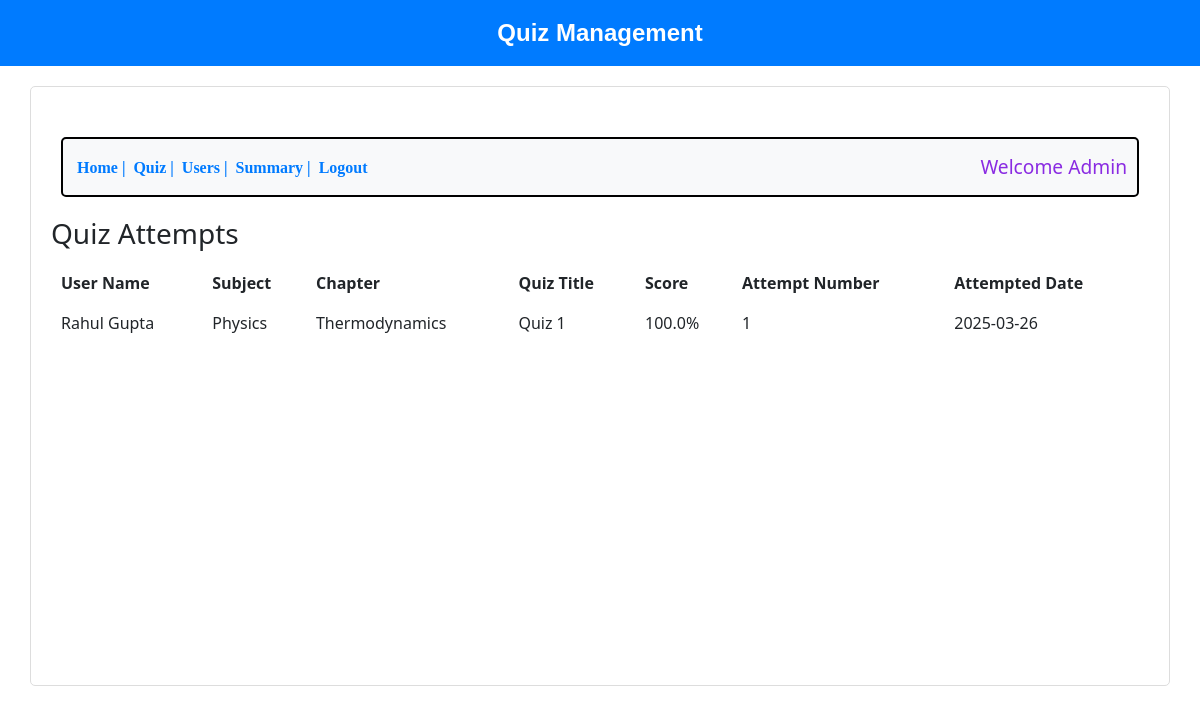
Page /quiz-mgmt on the earlier database version.
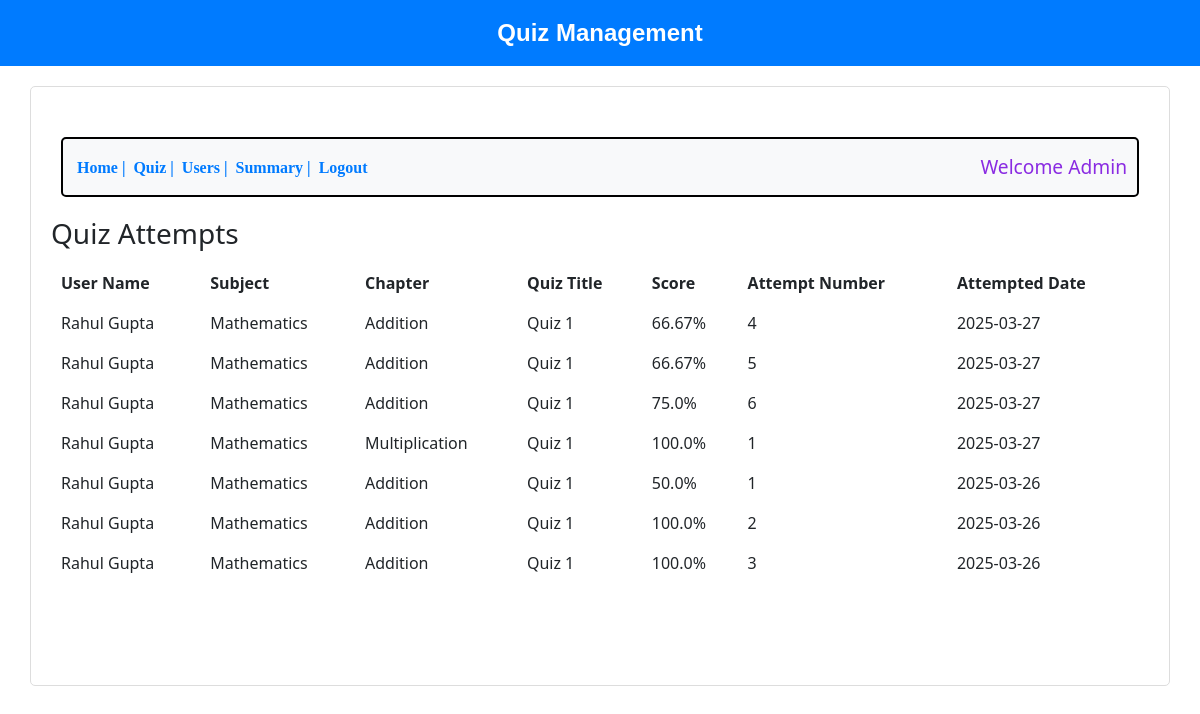
Same page on the later database version.
### backend/models.py (models this page shows, shortened)
class Score(db.Model):
    __tablename__ = "scores"
    id = db.Column(db.Integer, primary_key=True)
    user_id = db.Column(db.Integer, db.ForeignKey("user_info.id"), nullable=False)
    quiz_id = db.Column(db.Integer, db.ForeignKey("quizzes.id"), nullable=False)
    score = db.Column(db.Float, nullable=False)  # Score as a percentage
    attempt_date = db.Column(db.String, nullable=False)  # Store as string (e.g., "2025-03-01")
    user = db.relationship("User", backref="scores")
    quiz = db.relationship("Quiz", backref="scores")

class User(db.Model):
    __tablename__ = "user_info"
    id = db.Column(db.Integer, primary_key=True)
    email = db.Column(db.String, unique=True, nullable=False)
    pwd = db.Column(db.String, nullable=False)
    full_name = db.Column(db.String, nullable=True)
    qual = db.Column(db.String, nullable=True)
    dob = db.Column(db.String, nullable=True)
    role = db.Column(db.Integer, nullable=False, default=1)  # 0 for admin, 1 for regular user

class Subject(db.Model):
    __tablename__ = "subjects"
    id = db.Column(db.Integer, primary_key=True)
    name = db.Column(db.String, nullable=False, unique=True)
    desc = db.Column(db.String, nullable=False, unique=True)
    chapters = db.relationship('Chapter', backref='subject', lazy='dynamic')

class Chapter(db.Model):
    __tablename__ = "chapters"
    id = db.Column(db.Integer, primary_key=True)
    name = db.Column(db.String, nullable=False)
    desc = db.Column(db.String, nullable=False)
    subject_id = db.Column(db.Integer, db.ForeignKey('subjects.id'), nullable=False)
    questions = db.relationship('Question', backref='chapter', lazy='dynamic')

class Quiz(db.Model):
    __tablename__ = "quizzes"
    id = db.Column(db.Integer, primary_key=True)
    title = db.Column(db.String, nullable=False)
    subject_id = db.Column(db.Integer, db.ForeignKey("subjects.id"), nullable=False)
    chapter_id = db.Column(db.Integer, db.ForeignKey("chapters.id"), nullable=False)
    duration = db.Column(db.String, nullable=False)  # Store as string (e.g., "00:10")
    created_by_id = db.Column(db.Integer, db.ForeignKey("user_info.id"), nullable=False)
    is_active = db.Column(db.Boolean, default=True)
    created_at = db.Column(db.String, nullable=False, default=datetime.now().strftime("%Y-%m-%d"))
    subject = db.relationship("Subject", backref="quizzes")
    chapter = db.relationship("Chapter", backref="quizzes")
    created_by = db.relationship("User", backref="quizzes_created")

### backend/controllers.py (the view)
@app.route("/quiz-mgmt")
def quiz_management():
    all_attempts = Score.query.join(User).join(Quiz).join(Subject).join(Chapter).order_by(Score.attempt_date.asc()).all()
    attempt_counts = {}
    for attempt in all_attempts:
        key = (attempt.user_id, attempt.quiz_id)
        if key not in attempt_counts:
            attempt_counts[key] = 0
        attempt_counts[key] += 1
        attempt.attempt_number = attempt_counts[key]
    all_attempts.sort(key=lambda x: x.attempt_date, reverse=True)
    name = request.args.get('email', 'Admin')
    return render_template("quiz-mgmt.html", name=name, attempts=all_attempts)

### templates/quiz-mgmt.html (shortened to what this page needs)
<!DOCTYPE html>
<html lang="en">
<head>
    <link rel="stylesheet" href="/static/style.css">
    <link rel="stylesheet" href="https://cdnjs.cloudflare.com/ajax/libs/bootstrap/5.3.2/css/bootstrap.min.css">
</head>
<body>
    <header class="header2">Quiz Management</header>
    <div class="bordertime">
        <div class="button-container">
            <a href="/admin_dash"><button class="nav-button">Home |</button></a>
            <a href="/quiz-mgmt"><button class="nav-button">Quiz |</button></a>
            <a href="/show_user"><button class="nav-button">Users |</button></a>
            <a href="/summary_charts"><button class="nav-button">Summary |</button></a>
            <a href="/login"><button class="nav-button">Logout</button></a>
            <h4 class="text">Welcome {{ name }}</h4>
        </div>
        <h3>Quiz Attempts</h3>
        <table>
            <thead>
                <tr>
                    <th>User Name</th>
                    <th>Subject</th>
                    <th>Chapter</th>
                    <th>Quiz Title</th>
                    <th>Score</th>
                    <th>Attempt Number</th>
                    <th>Attempted Date</th>
                </tr>
            </thead>
            <tbody>
                {% for attempt in attempts %}
                <tr>
                    <td>{{ attempt.user.full_name }}</td>
                    <td>{{ attempt.quiz.subject.name }}</td>
                    <td>{{ attempt.quiz.chapter.name }}</td>
                    <td>{{ attempt.quiz.title }}</td>
                    <td>{{ attempt.score | round(2) }}%</td>
                    <td>{{ attempt.attempt_number }}</td>
                    <td>{{ attempt.attempt_date }}</td>
                </tr>
                {% endfor %}
            </tbody>
        </table>
</body>
</html>

### static/style.css (style rules this page uses)
table { width: 100%; border-collapse: collapse; }
th, td { text-align: left; padding: 8px; }
th { font-weight: bold; text-align: center; }
.bordertime { border: 2px solid black; border-radius: 20px; height: 600px; }
.button-container { padding-left: 20px; display: flex; align-items: center; border: 2px solid black; height: 60px; border-radius: 10px; border-radius: 20px; margin-top: 30px; margin-left: 10px; margin-right: 10px; }
.nav-button { background-color: transparent; text-align: center; display: inline-block; font-size: 16px; cursor: pointer; margin: 0%; padding: 0px 4px; border: none; color: green; font-family: cursive; }
.text { margin-left: 300px; font-size: larger; color: blueviolet; }
.bordertime { border: 1px solid #ddd; padding: 20px; border-radius: 5px; margin: 20px auto; width: 95%; }
.header2 { background-color: #007bff; color: white; text-align: center; padding: 15px; font-size: 24px; font-weight: bold; }
.button-container { display: flex; align-items: center; margin-bottom: 20px; padding: 10px; background-color: #f8f9fa; border-radius: 5px; }
.nav-button { background: none; border: none; color: #007bff; cursor: pointer; font-weight: bold; }
.text { margin-left: auto; margin-bottom: 0; }
body { font-family: 'Segoe UI', Tahoma, Geneva, Verdana, sans-serif; background-color: #f4f6f8; color: #333; margin: 0; padding: 0; }
h1, h2, h3 { color: #222; }
a { text-decoration: none; color: #007bff; }
.header2 { padding: 20px; background-color: white; color: black; text-align: center; font-size: xx-large; font-family: Verdana, Geneva, Tahoma, sans-serif; }
table { margin-top: 10px; width: 100%; border-collapse: collapse; border: 2px solid black; border-radius: 10px; overflow: hidden; }
th, td { padding: 10px; text-align: left; }
body { font-family: Arial, sans-serif; text-align: center; background-color: #f8f8f8; }

Differences in the rows shown:
added Score: user.full_name "Rahul Gupta", quiz.subject.name "Mathematics", quiz.chapter.name "Addition", quiz "Quiz 1", score "66.67", attempt_number "4", attempt_date "2025-03-27"
added Score: user.full_name "Rahul Gupta", quiz.subject.name "Mathematics", quiz.chapter.name "Addition", quiz "Quiz 1", score "66.67", attempt_number "5", attempt_date "2025-03-27"
added Score: user.full_name "Rahul Gupta", quiz.subject.name "Mathematics", quiz.chapter.name "Addition", quiz "Quiz 1", score "75.0", attempt_number "6", attempt_date "2025-03-27"
added Score: user.full_name "Rahul Gupta", quiz.subject.name "Mathematics", quiz.chapter.name "Multiplication", quiz "Quiz 1", score "100.0", attempt_number "1", attempt_date "2025-03-27"
added Score: user.full_name "Rahul Gupta", quiz.subject.name "Mathematics", quiz.chapter.name "Addition", quiz "Quiz 1", score "50.0", attempt_number "1", attempt_date "2025-03-26"
changed through a linked row, Score (number 6 of 7 on the later page): quiz.subject.name "Physics" → "Mathematics"; quiz.chapter.name "Thermodynamics" → "Addition"; attempt_number "1" → "2"
added Score: user.full_name "Rahul Gupta", quiz.subject.name "Mathematics", quiz.chapter.name "Addition", quiz "Quiz 1", score "100.0", attempt_number "3", attempt_date "2025-03-26"
